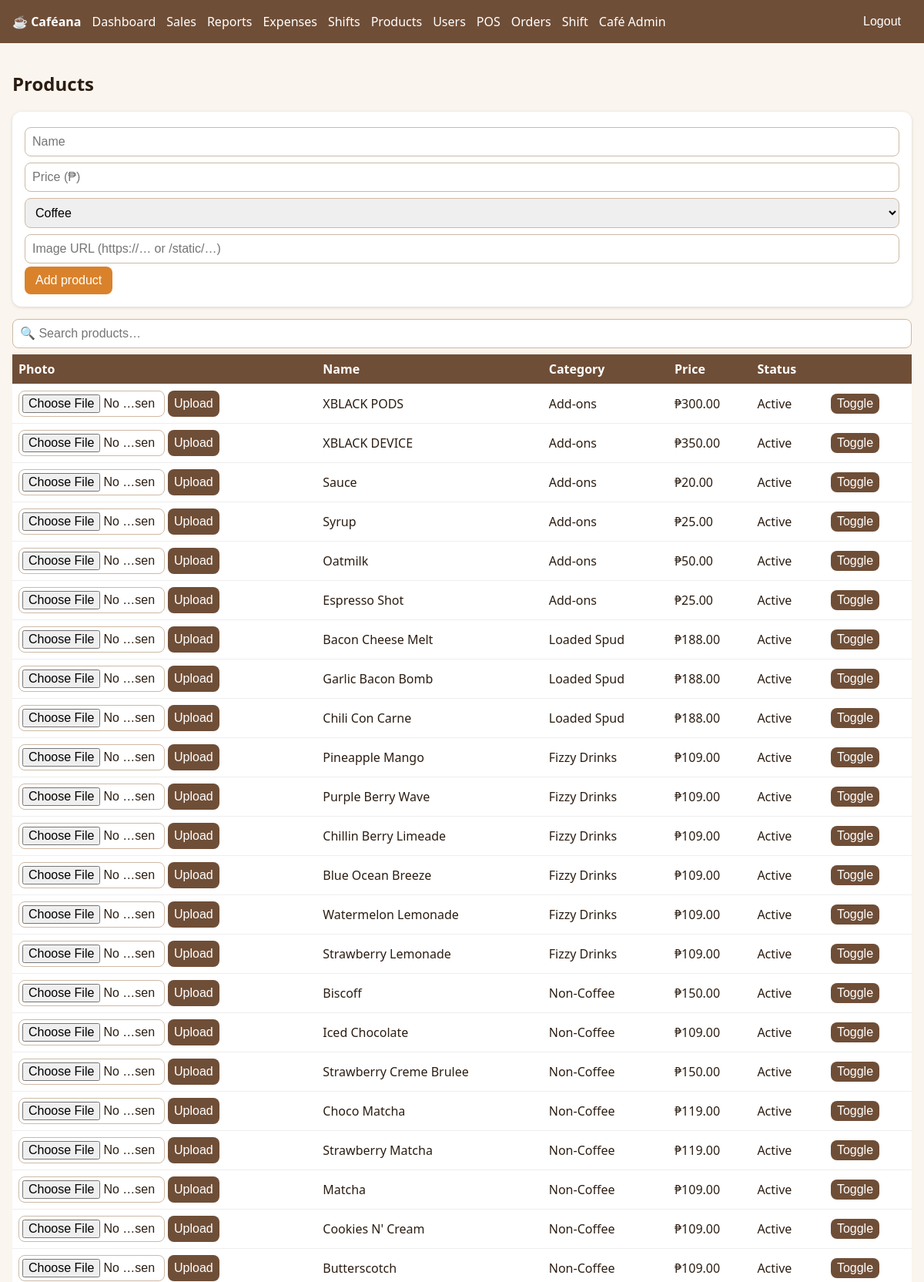
/admin/products (signed in, upper part), run on the app's committed database.
### tables this page shows
CREATE TABLE users(id INTEGER PRIMARY KEY,username TEXT UNIQUE NOT NULL,full_name TEXT NOT NULL,password_hash TEXT NOT NULL,
 role TEXT NOT NULL DEFAULT 'staff' CHECK(role IN('admin','staff')),status TEXT NOT NULL DEFAULT 'pending' CHECK(status IN('pending','active','rejected','inactive')),
 created_at TEXT NOT NULL DEFAULT(datetime('now','localtime')));

CREATE TABLE products(id INTEGER PRIMARY KEY,category_id INTEGER NOT NULL REFERENCES categories(id),name TEXT NOT NULL,price INTEGER NOT NULL CHECK(price>=0),
 image_url TEXT,active INTEGER NOT NULL DEFAULT 1);

CREATE TABLE categories(id INTEGER PRIMARY KEY,name TEXT UNIQUE NOT NULL);

### app.py (the view, shortened to what this page needs)
@app.route("/admin/products", methods=["GET", "POST"])
@admin_required
def products():
    return render_template("products.html", rows=q("SELECT p.*,c.name cat FROM products p JOIN categories c ON c.id=p.category_id ORDER BY p.id DESC"), cats=q("SELECT * FROM categories"))

### app.py (called while the page is built)
def db():
    if "db" not in g:
        g.db = sqlite3.connect(DB); g.db.row_factory = sqlite3.Row
        g.db.execute("PRAGMA foreign_keys=ON"); g.db.execute("PRAGMA busy_timeout=5000")
    return g.db

@app.teardown_appcontext
def _close(e):
    d = g.pop("db", None)
    if d: d.close()

def q(sql, a=()): return db().execute(sql, a).fetchall()

def q1(sql, a=()): return db().execute(sql, a).fetchone()

@app.template_filter("peso")
def peso(c): return "₱{:,.2f}".format((c or 0) / 100)

@app.before_request
def load():
    g.user = None
    if session.get("uid"):
        g.user = q1("SELECT * FROM users WHERE id=? AND status='active'", (session["uid"],))
        if not g.user: session.clear()
    if request.method == "POST":
        t = request.form.get("csrf") or request.headers.get("X-CSRF") or ""
        if not secrets.compare_digest(t, session.get("csrf", "")): abort(400)

@app.after_request
def headers(r):
    r.headers["X-Frame-Options"] = "DENY"; r.headers["X-Content-Type-Options"] = "nosniff"; r.headers["Referrer-Policy"] = "same-origin"
    r.headers["Content-Security-Policy"] = "default-src 'self'; img-src 'self' https: data:; style-src 'self' 'unsafe-inline'; script-src 'self' 'unsafe-inline'; frame-ancestors 'none'; form-action 'self'"
    if not request.path.startswith("/static/"): r.headers["Cache-Control"] = "no-store"  # no cached financial pages after logout
    if PROD: r.headers["Strict-Transport-Security"] = "max-age=31536000"
    return r

@app.context_processor
def ctx():
    session.setdefault("csrf", secrets.token_hex(16)); return dict(csrf=session["csrf"], user=getattr(g, "user", None))

def login_required(f):
    @wraps(f)
    def w(*a, **k):
        if not g.user: return redirect(url_for("login"))
        return f(*a, **k)
    return w

def admin_required(f):
    @wraps(f)
    @login_required
    def w(*a, **k):
        if g.user["role"] != "admin": abort(403)
        return f(*a, **k)
    return w

### templates/products.html (shortened to what this page needs)
{% extends "base.html" %}{% block body %}
<h2>Products</h2>
<form method="post" class="box" style="margin-bottom: 12px">
  <input name="name" placeholder="Name" required /><input
    name="price"
    type="number"
    step="0.01"
    min="0"
    placeholder="Price (₱)"
    required
  /><select name="category">
    {% for c in cats %}
    <option value="{{ c.id }}">{{ c.name }}</option>
    {% endfor %}
  </select>
  <input
    name="image_url"
    placeholder="Image URL (https://… or /static/…)"
  /><button>Add product</button>
</form>
<input
  id="s"
  placeholder="🔍 Search products…"
  oninput="f()"
  autocomplete="off"
  style="margin-bottom: 8px"
/>
<table id="pt">
  <tr>
    <th>Photo</th>
    <th>Name</th>
    <th>Category</th>
    <th>Price</th>
    <th>Status</th>
    <th></th>
  </tr>
  {% for r in rows %}
  <tr>
    <td>
      <form
        method="post"
        action="/admin/products/{{ r.id }}/image"
        enctype="multipart/form-data"
        style="display: flex; gap: 4px"
      >
        <input type="hidden" name="csrf" value="{{ csrf }}" /><input
          type="file"
          name="photo"
          accept="image/png,image/jpeg,image/webp"
          required
          style="width: 190px; margin: 0; padding: 4px"
        /><button class="alt" style="padding: 4px 8px">Upload</button>
      </form>
    </td>
    <td>{{ r.name }}</td>
    <td>{{ r.cat }}</td>
    <td>{{ r.price|peso }}</td>
    <td>{{ 'Active' if r.active else 'Hidden' }}</td>
    <td>
      <form method="post">
        <input type="hidden" name="csrf" value="{{ csrf }}" /><button
          name="toggle"
          value="{{ r.id }}"
          class="alt"
          style="padding: 4px 8px"
        >
          Toggle
        </button>
      </form>
    </td>
  </tr>
  {% endfor %}
</table>
{% endblock %}

### templates/base.html (shortened to what this page needs)
<!doctype html>
<html lang="en">
  <head>
    <link
      rel="stylesheet"
      href="{{ url_for('static',filename='style.css') }}"
    />
  </head>
  <body>
    {% if user %}
    <nav>
      <b>☕ Caféana</b> {% if user.role=='admin' %}<a href="/admin/dashboard"
        >Dashboard</a
      ><a href="/admin/sales">Sales</a><a href="/admin/reports">Reports</a
      ><a href="/admin/expenses">Expenses</a><a href="/admin/shifts">Shifts</a
      ><a href="/admin/products">Products</a><a href="/admin/users">Users</a>{%
      endif %} <a href="/pos">POS</a><a href="/orders">Orders</a
      ><a href="/shift">Shift</a><a href="/profile">{{ user.full_name }}</a>
      <form method="post" action="/logout">
        <input type="hidden" name="csrf" value="{{ csrf }}" /><button
          class="alt"
        >
          Logout
        </button>
      </form>
    </nav>
    {% endif %}
    <main>
      {% block body %}{% endblock %}
    </main>
  </body>
</html>

### static/style.css (style rules this page uses)
:root { --bg: #faf5ee; --brown: #6f4e37; --accent: #d9822b; }
* { box-sizing: border-box; }
body { margin: 0; font-family: system-ui, sans-serif; background: var(--bg); color: #2b1d12; }
nav { background: var(--brown); color: #fff; display: flex; gap: 14px; align-items: center; padding: 10px 16px; flex-wrap: wrap; }
nav a { color: #fff; text-decoration: none; }
nav form { margin-left: auto; }
main { padding: 16px; max-width: 1200px; margin: auto; }
button, .btn { background: var(--accent); color: #fff; border: 0; border-radius: 8px; padding: 9px 14px; cursor: pointer; font-size: 1rem; text-decoration: none; display: inline-block; }
button.alt { background: var(--brown); }
input, select { padding: 9px; border: 1px solid #cdb9a5; border-radius: 8px; font-size: 1rem; width: 100%; margin: 4px 0; }
.box { background: #fff; border-radius: 12px; padding: 16px; box-shadow: 0 1px 4px #0002; }
table { width: 100%; border-collapse: collapse; background: #fff; }
th { background: var(--brown); color: #fff; text-align: left; }
td, th { padding: 8px; border-bottom: 1px solid #eee; }
a, button, .btn, input, select { transition: transform 0.15s ease, box-shadow 0.15s ease, background-color 0.15s ease, border-color 0.15s ease, color 0.15s ease; }

### data on the page
users: full_name "Café Admin"
products: name "XBLACK PODS", cat "Add-ons", price|peso "₱300.00", active "Active", {{ r.id }} 52 (drawn)
products: name "XBLACK DEVICE", cat "Add-ons", price|peso "₱350.00", active "Active", {{ r.id }} 51 (drawn)
products: name "Sauce", cat "Add-ons", price|peso "₱20.00", active "Active", {{ r.id }} 50 (drawn)
products: name "Syrup", cat "Add-ons", price|peso "₱25.00", active "Active", {{ r.id }} 49 (drawn)
products: name "Oatmilk", cat "Add-ons", price|peso "₱50.00", active "Active", {{ r.id }} 48 (drawn)
products: name "Espresso Shot", cat "Add-ons", price|peso "₱25.00", active "Active", {{ r.id }} 47 (drawn)
products: name "Bacon Cheese Melt", cat "Loaded Spud", price|peso "₱188.00", active "Active", {{ r.id }} 46 (drawn)
products: name "Garlic Bacon Bomb", cat "Loaded Spud", price|peso "₱188.00", active "Active", {{ r.id }} 45 (drawn)
products: name "Chili Con Carne", cat "Loaded Spud", price|peso "₱188.00", active "Active", {{ r.id }} 44 (drawn)
products: name "Pineapple Mango", cat "Fizzy Drinks", price|peso "₱109.00", active "Active", {{ r.id }} 43 (drawn)
products: name "Purple Berry Wave", cat "Fizzy Drinks", price|peso "₱109.00", active "Active", {{ r.id }} 42 (drawn)
products: name "Chillin Berry Limeade", cat "Fizzy Drinks", price|peso "₱109.00", active "Active", {{ r.id }} 41 (drawn)
products: name "Blue Ocean Breeze", cat "Fizzy Drinks", price|peso "₱109.00", active "Active", {{ r.id }} 40 (drawn)
products: name "Watermelon Lemonade", cat "Fizzy Drinks", price|peso "₱109.00", active "Active", {{ r.id }} 39 (drawn)
products: name "Strawberry Lemonade", cat "Fizzy Drinks", price|peso "₱109.00", active "Active", {{ r.id }} 38 (drawn)
products: name "Biscoff", cat "Non-Coffee", price|peso "₱150.00", active "Active", {{ r.id }} 37 (drawn)
products: name "Iced Chocolate", cat "Non-Coffee", price|peso "₱109.00", active "Active", {{ r.id }} 36 (drawn)
products: name "Strawberry Creme Brulee", cat "Non-Coffee", price|peso "₱150.00", active "Active", {{ r.id }} 35 (drawn)
products: name "Choco Matcha", cat "Non-Coffee", price|peso "₱119.00", active "Active", {{ r.id }} 34 (drawn)
products: name "Strawberry Matcha", cat "Non-Coffee", price|peso "₱119.00", active "Active", {{ r.id }} 33 (drawn)
products: name "Matcha", cat "Non-Coffee", price|peso "₱109.00", active "Active", {{ r.id }} 32 (drawn)
products: name "Cookies N' Cream", cat "Non-Coffee", price|peso "₱109.00", active "Active", {{ r.id }} 31 (drawn)
products: name "Butterscotch", cat "Non-Coffee", price|peso "₱109.00", active "Active", {{ r.id }} 30 (drawn)

### other printed values
form field category "Coffee"
